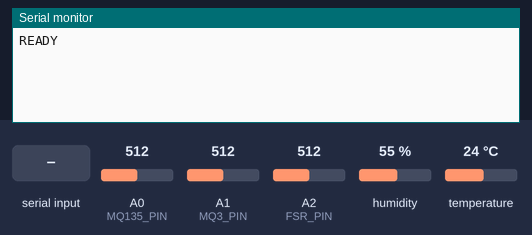
Bench run of a sketch on a simulated Arduino Uno, built with avr-gcc and run on an emulated ATmega328P. Shown: the last lines printed to the serial monitor. Inputs (shaded band) come from the test bench; at power-on: A0 (MQ135_PIN) = 512, A1 (MQ3_PIN) = 512, A2 (FSR_PIN) = 512, humidity 55 %, temperature 24 °C.

Above: at 2.7 s.
2.8 s: "B" received over Serial
At 4.0 s:
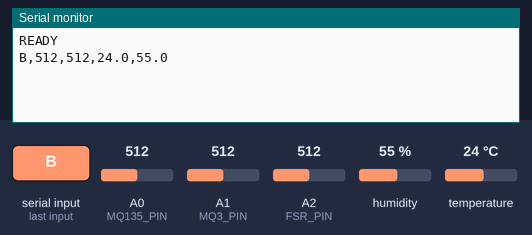
4.3 s: "S" received over Serial
At 4.6 s:
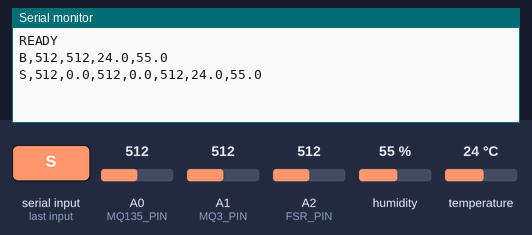

The sketch:

arduino_electronic_nose.ino
```cpp
#include <DHT.h>

// Match these pins to the wiring used on the breadboard.
const int MQ135_PIN = A0;
const int MQ3_PIN = A1;
const int FSR_PIN = A2;
const int DHT_PIN = 2;
const int DHT_TYPE = DHT11;

DHT dht(DHT_PIN, DHT_TYPE);

int boundedAnalogRead(int pin) {
  return constrain(analogRead(pin), 0, 1023);
}

void sendBaseline() {
  const int mq135 = boundedAnalogRead(MQ135_PIN);
  const int mq3 = boundedAnalogRead(MQ3_PIN);
  const float temperature = dht.readTemperature();
  const float humidity = dht.readHumidity();
  Serial.print("B,");
  Serial.print(mq135);
  Serial.print(",");
  Serial.print(mq3);
  Serial.print(",");
  Serial.print(isnan(temperature) ? 0.0 : temperature, 1);
  Serial.print(",");
  Serial.println(isnan(humidity) ? 0.0 : humidity, 1);
}

void sendScan() {
  const int mq135 = boundedAnalogRead(MQ135_PIN);
  const int mq3 = boundedAnalogRead(MQ3_PIN);
  const int fsr = boundedAnalogRead(FSR_PIN);
  const float temperature = dht.readTemperature();
  const float humidity = dht.readHumidity();
  Serial.print("S,");
  Serial.print(mq135);
  Serial.print(",0.0,");
  Serial.print(mq3);
  Serial.print(",0.0,");
  Serial.print(fsr);
  Serial.print(",");
  Serial.print(isnan(temperature) ? 0.0 : temperature, 1);
  Serial.print(",");
  Serial.println(isnan(humidity) ? 0.0 : humidity, 1);
}

void setup() {
  Serial.begin(9600);
  dht.begin();
  delay(1500);
  Serial.println("READY");
}

void loop() {
  if (!Serial.available()) return;
  const char command = Serial.read();
  if (command == 'B') sendBaseline();
  if (command == 'S') sendScan();
}
```

Measured:
- after the input at 2.8 s, the serial monitor: prints a new line at once (image 1)
- after the input at 4.3 s, the serial monitor: prints a new line at once (image 2)
